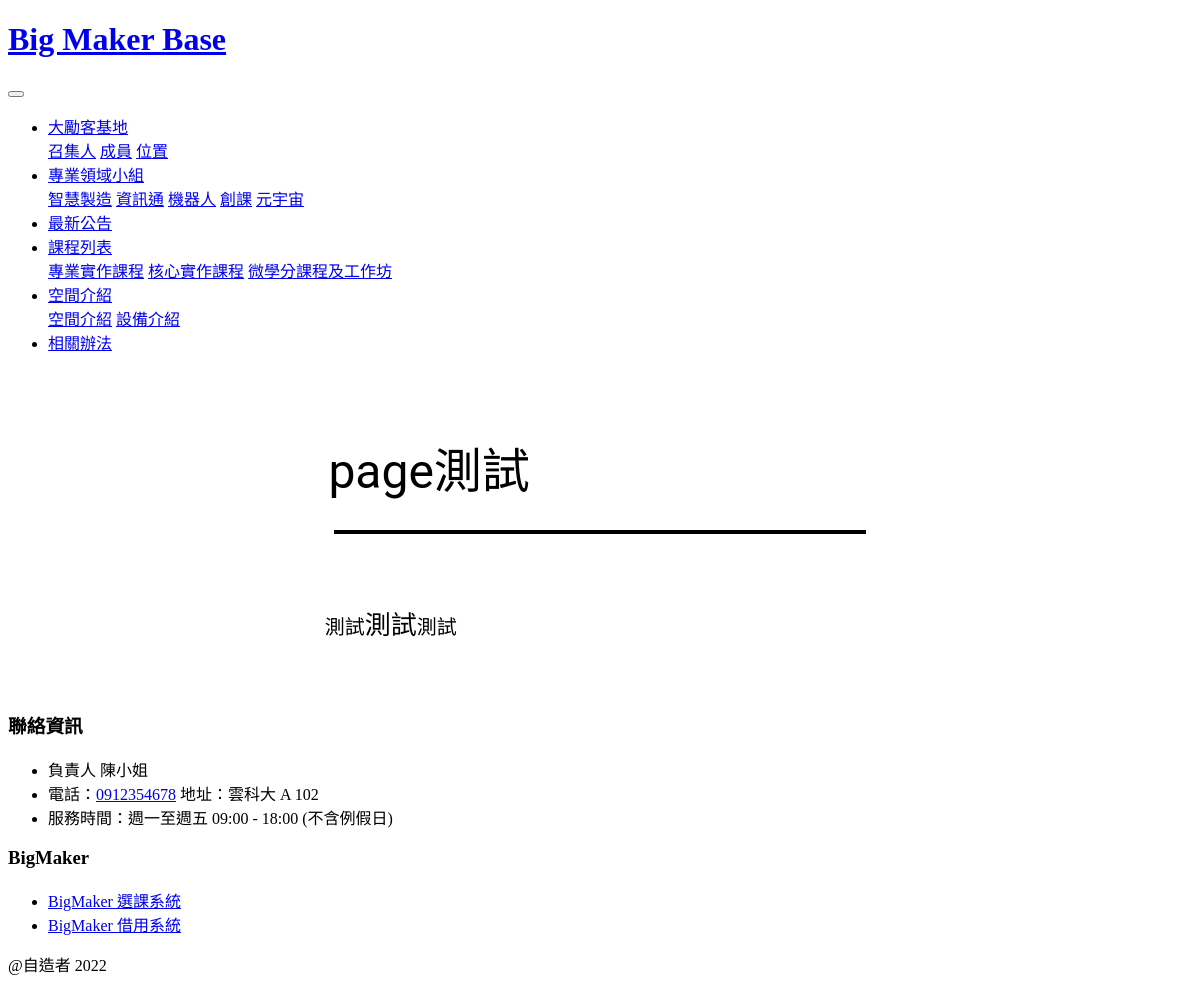
Before: /single/News/4 with the older database file.
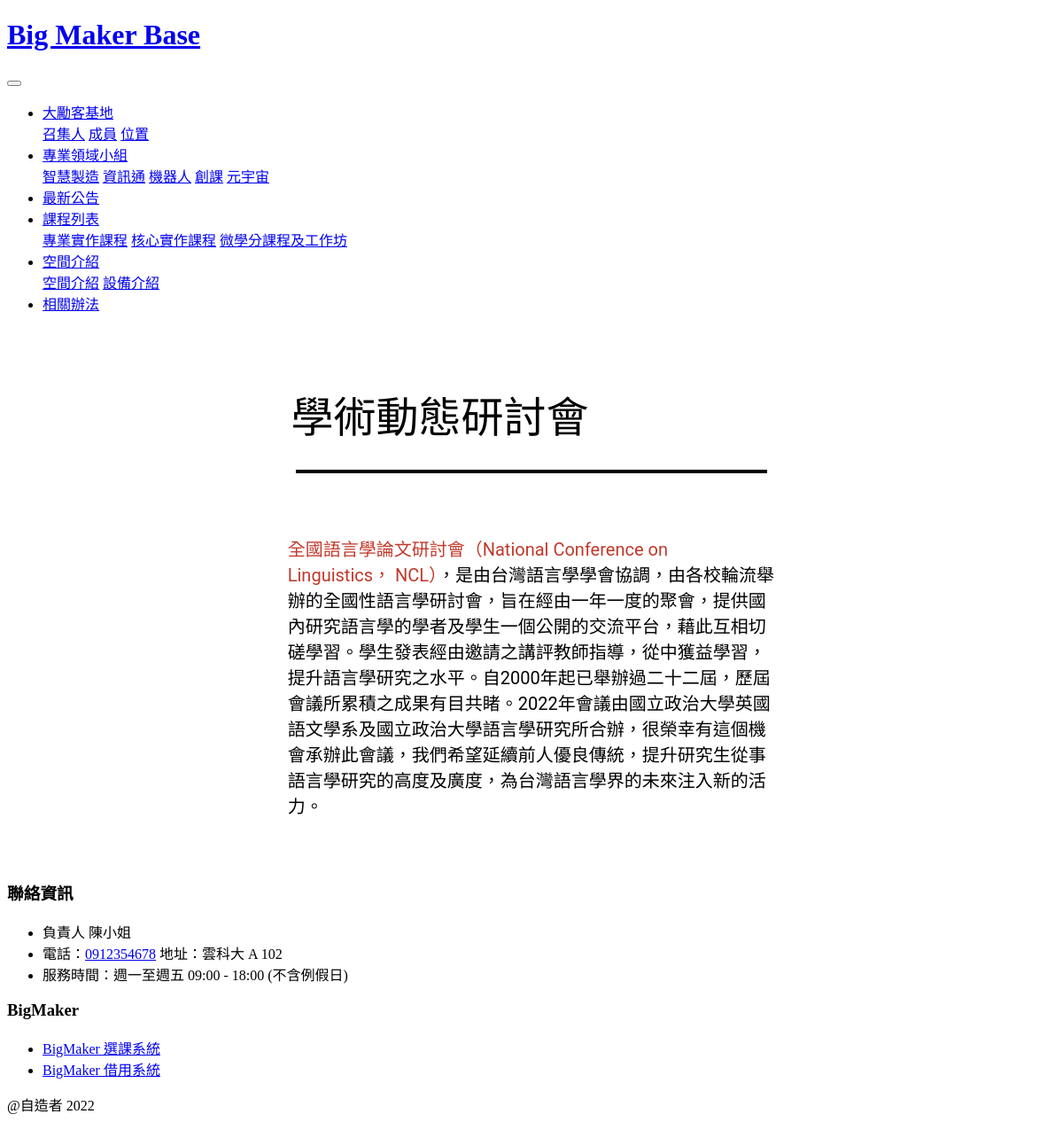
After: the same page with the newer database file.
### BackEnd/models.py (models this page shows, shortened)
class News(models.Model):
    News_type = (
        ('1', '最新消息'),
        ('2', '學生活動'),
        ('3', '學術動態'),
    )
    title = models.CharField(max_length=30, verbose_name="標題")
    content = RichTextUploadingField(verbose_name='編輯器內文' ,blank=True, null=True)
    type = models.CharField(max_length=1, choices=News_type)
    created_date = models.DateField(default=timezone.now,verbose_name='建立日期')
    update_date = models.DateField(auto_now=True, verbose_name='更新日期')
    class Meta:
        verbose_name = "最新公告"   # 單數
        verbose_name_plural = verbose_name   #複數

### FrontEnd/views.py (the view)
# urls.py: path('single/<str:dbtype>/<int:id>', views.basesingle, name='thesingle'),
def basesingle(request,dbtype,id):
    getdb = DBprocess(dbtype)
    data={}
    if getdb ==None:
        print("error")
    else:
        data["data"]=get_object_or_404(getdb,id=id)
    return render(request, "FrontEnd/base_single/base_single.html",data)

### BackEnd/fuc.py (called while the page is built)
def DBprocess(dbtype):
    switch_db = {
        "classroom":Course,
        "ClassroomIntroducts":ClassroomIntroducts,
        "DownLoadFiles":DownLoadFiles,
        "News":News,
        "Equipment":Equipment,
        "Space":Space,
        "Memebers":Memebers
    }
    return switch_db.get(dbtype)

### FrontEnd/templates/FrontEnd/base_single/base_single.html
{% extends 'FrontEnd/base/base.html' %}
{% block import %}
{% load static%}
<link rel="stylesheet" href="{% static 'css/base_single/base_single.css' %}">
{% endblock %}
{% block main %}
<section class="container-1">
    <div class="title-1">{{data.datatitle}}{{data.title}}</div>
    <hr class="wire">
    <div class="content-1">
        {{data.content | safe}}
    </div>
</section>
{% endblock %}

Changed rows visible on the page:
changed News: title "page測試" → "學術動態研討會"; content "測試 測試 測試" → "全國語言學論文研討會（National Conference on Linguistics， NCL） ，是由台灣語言學學會協調，由各校輪流舉辦的全國性語言學研討會，旨在經由一年一度的聚會，提供國內研究語言學的學者及學生一個公開的交流平台，藉此互相切磋學習。學生發表經由邀請之講評教師指導，從中獲益學習，提升語言學研究之水平。自2000年起已舉辦過二十二屆，歷屆會議所累積之成果有目共睹。2022年會議由國立政治大學英國語文學系及國立政治大學語言學研究所合辦，很榮幸有這個機會承辦此會議，我們希望延續前人優良傳統，提升研究生從事語言學研究的高度及廣度，為台灣語言學界的未來注入新的活力。"
